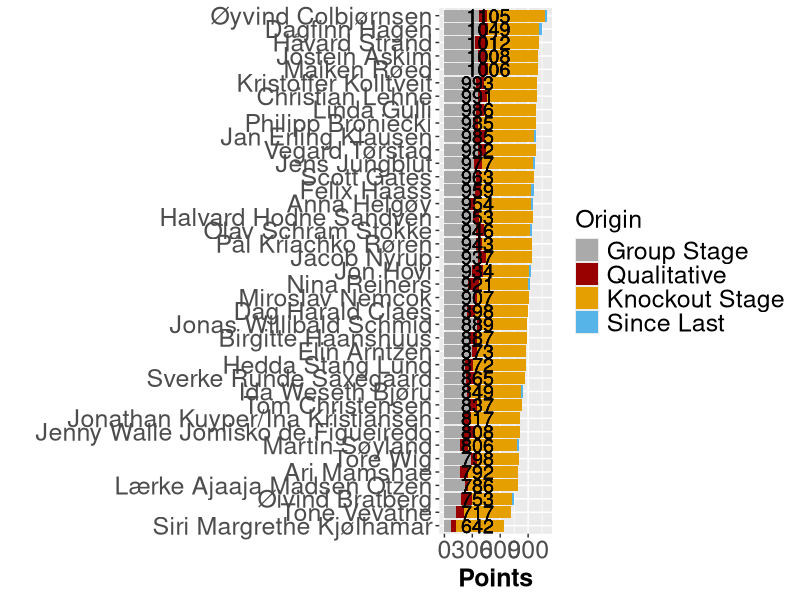

This chart was generated by the following R code:
## ---- chunk 1

library(tidyverse)
library(readxl)
library(knitr)

knitr::opts_chunk$set(out.width = "100%")

## ---- chunk 2

invisible(Sys.setlocale())
poeng_prev <- tbl_df(read.csv("details47.csv", sep=";", header = FALSE, encoding = "utf-8"))
poeng_prev$total_prev <- poeng_prev$V2 + poeng_prev$V3 + poeng_prev$V4
poeng_prev <- poeng_prev %>% select(V1, total_prev)

poeng <- tbl_df(read.csv("details48.csv", sep=";", header = FALSE))

poeng$total <- poeng$V2 + poeng$V3 + poeng$V4

poeng <- inner_join(poeng, poeng_prev, by="V1")
poeng$diff <- poeng$total - poeng$total_prev

poeng <- rename(poeng, V35 = V4)
poeng <- rename(poeng, V34 = V3)
poeng <- rename(poeng, V36 = V2)
poeng$V34 <-poeng$V34 - poeng$diff


long_pong <- poeng %>% select(V1, V34, V35, V36, total, diff)  %>% gather(key = V, -V1, -total, value = poeng) %>% arrange(V)

invisible(Sys.setlocale())
ggplot(data = long_pong, aes(x = reorder(V1, total), y=poeng, fill = V)) + 
  geom_bar(stat = "identity") +
  coord_flip() +
  geom_text(aes(V1, 0, label = total), hjust = -0.50, size = 5) +
  ylab("Points") +
  xlab(" ") +
  scale_fill_manual(values=c("#AAAAAA", "#990000", "#E69F00", "#56B4E9"), 
                    name="Origin",
                    breaks=c("V36", "V35", "V34", "diff"),
                    labels=c("Group Stage", "Qualitative", "Knockout Stage", "Since Last")) +
  theme(axis.text=element_text(size=18), axis.title=element_text(size=18,face="bold")) +
  theme(legend.title=element_text(size=18), 
    legend.text=element_text(size=18))
